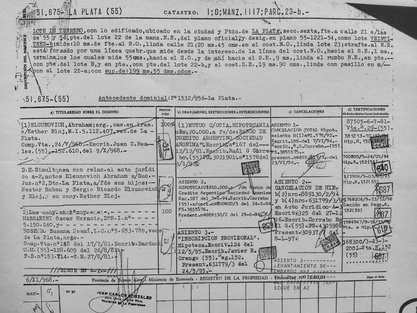
#> input picture imagenes/image.jpeg, 417 x 313 px, shrunk from 1280 x 960 before the run, found by its file name; its folder holds 4 pictures in this run
$ python digitalizar4.py
#> lines starting #> are read from the running program, lines starting #| are printed output that depends on the picture; after the words box and inside, x2 and y2 are one past the last pixel; in counts of white or black regions, pixels touching at a corner belong together
# Importamos Pytesseract
import pytesseract
import cv2
import os
from PIL import Image
import re
# Importamos la libreria Pillow
# from PIL import Image
pytesseract.pytesseract.tesseract_cmd = r'C:\Program Files\Tesseract-OCR\tesseract.exe'

# Abrimos la imagen
path='/Users/User/proyectos/digitalizacion_matriculas/imagenes'
with os.scandir(path) as ficheros:
    ficheros = [fichero.name for fichero in ficheros if fichero.is_file() and fichero.name.endswith('.jpeg')]

nonombres=['COPROPIEDAD', 'DECRETO', 'LEY','DECRETOLEY','BAHIA', 'LOTE', 'TERRENO', 'FEDERAL','ANTECEDENTE', 'PLANO',
'CANCELACIONES','TITULARIDAD','DPTO','MINISTERIO','HACIENDA','SIGUE','REGISTRO','PROVINCIA','RESTRICCIONES',
'EDIFICADO','UBICADO','CIUDAD','CALLE','APROBADO','SOBRE','DOMINIO','INTERDICCIONES','CANCELACIONES',
 'EMPLEADA', 'EMPLEADAS', 'EMPLEADO', 'EMPLEADOS','HIJO','HIJOS','HIJA','HIJAS','DEFINITIVA','BUENOS','AIRES',
 'DORSO', 'PROPIEDAD']


for imagenes in ficheros:
    print(imagenes)
    preprocess = "thresh"
    img = cv2.imread(path + "/" + imagenes)
#> img is the input picture: shape (313, 417, 3); min 1, max 227, mean 172.3
#    cv2.imshow('imagen de la ruta', img)
    gray = cv2.cvtColor(img, cv2.COLOR_BGR2GRAY)
    if (preprocess == "thresh"):
        gray = cv2.threshold(
            gray, 0, 255, cv2.THRESH_BINARY | cv2.THRESH_OTSU)[1]
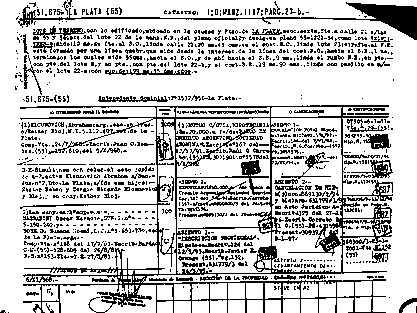
#> gray: shape (313, 417); 77.6% white; black in thin lines or dots
    elif (preprocess == "blur"):
        gray = cv2.medianBlur(gray, 3)
    filename = "{}.png".format(os.getpid())
    cv2.imwrite(filename, gray)

    imgtext = Image.open(filename)

    # limpio el codigo de caracteres que no corresponden
#> (the run stopped early here; a loop or call above may not have finished)

$ run again, on imagenes/image2.jpeg
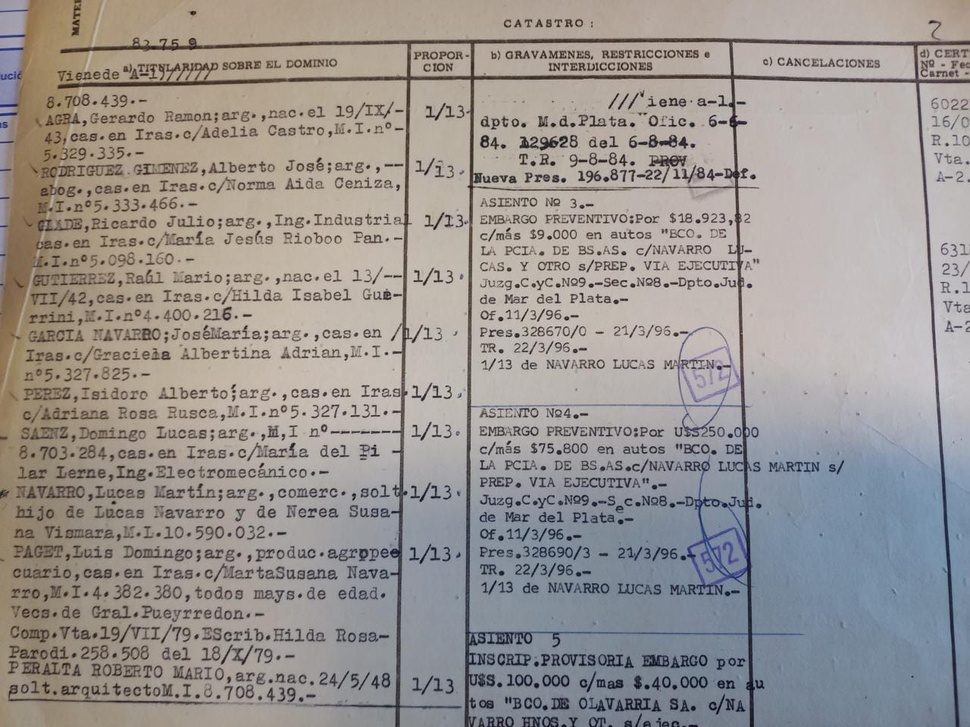
#> input picture imagenes/image2.jpeg, 970 x 727 px, shrunk from 1280 x 960 before the run, found by its file name
#> img is the input picture: shape (727, 970, 3); mean B, G, R 146.4, 149.4, 154.4
#> `gray = cv2.cvtColor(img, cv2.COLOR_BGR2GRAY)`:
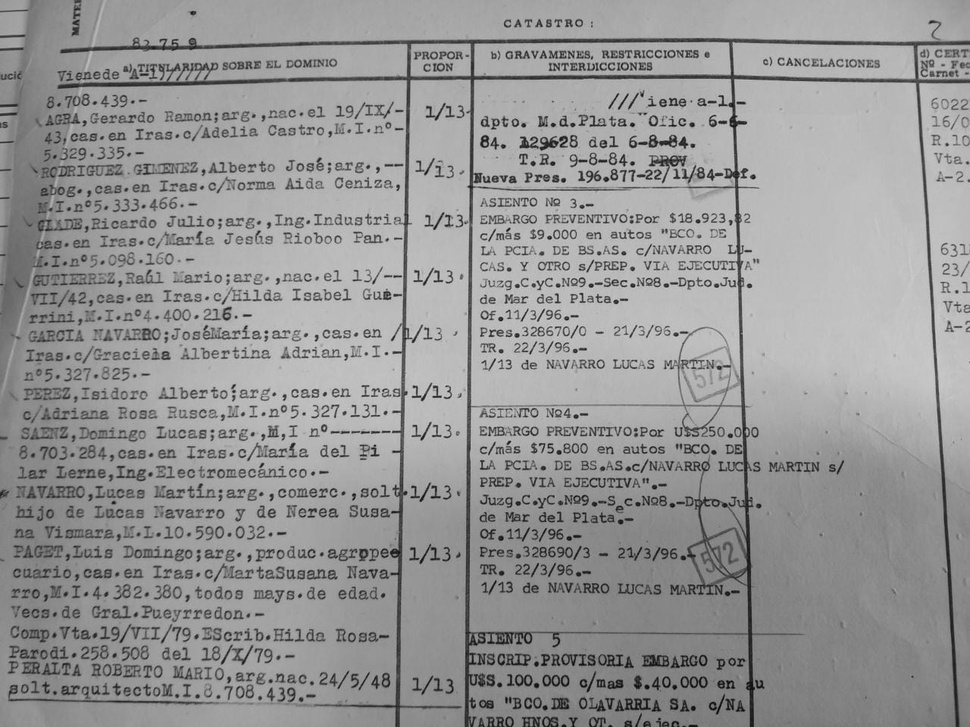
#> gray: shape (727, 970); min 5, max 211, mean 150.6
#> `gray = cv2.threshold( gray, 0, 255, cv2.THRESH_BINARY | cv2.THRESH_OTS..`:
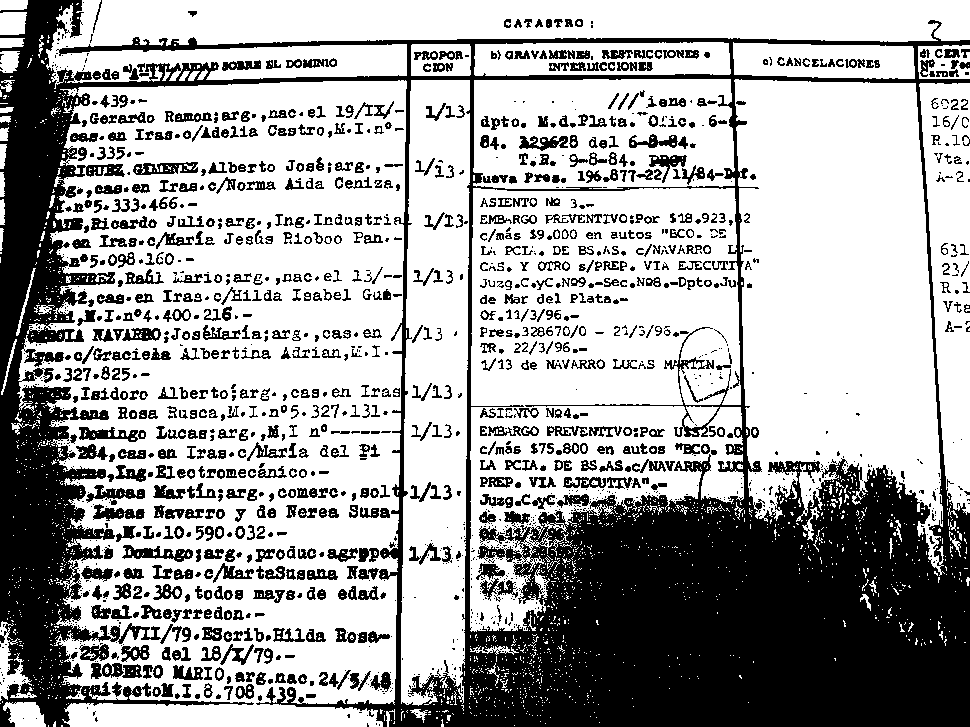
#> gray: shape (727, 970); 65.5% white; 1681 black regions (751 under 20 px), largest, box (x1, y1, x2, y2) and area: (0, 0, 970, 727) 175353, (122, 545, 193, 562) 568, (133, 162, 198, 175) 506
